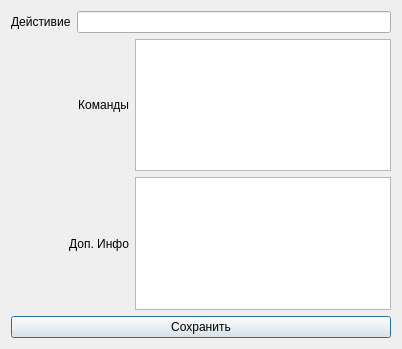
<?xml version="1.0" encoding="UTF-8"?>
<ui version="4.0">
 <class>ActionEditDialog</class>
 <widget class="QDialog" name="ActionEditDialog">
  <property name="geometry">
   <rect>
    <x>0</x>
    <y>0</y>
    <width>402</width>
    <height>349</height>
   </rect>
  </property>
  <property name="windowTitle">
   <string>ActionTable</string>
  </property>
  <layout class="QVBoxLayout" name="verticalLayout">
   <item>
    <layout class="QHBoxLayout" name="horizontalLayout_3">
     <item>
      <widget class="QLabel" name="label">
       <property name="text">
        <string>Дейстивие</string>
       </property>
      </widget>
     </item>
     <item>
      <widget class="QLineEdit" name="lineEdit"/>
     </item>
    </layout>
   </item>
   <item>
    <layout class="QHBoxLayout" name="horizontalLayout_2">
     <item>
      <widget class="QLabel" name="label_2">
       <property name="sizePolicy">
        <sizepolicy hsizetype="Expanding" vsizetype="Expanding">
         <horstretch>0</horstretch>
         <verstretch>0</verstretch>
        </sizepolicy>
       </property>
       <property name="text">
        <string>Команды</string>
       </property>
       <property name="alignment">
        <set>Qt::AlignRight|Qt::AlignTrailing|Qt::AlignVCenter</set>
       </property>
      </widget>
     </item>
     <item>
      <widget class="QTextEdit" name="teComands">
       <property name="sizePolicy">
        <sizepolicy hsizetype="Preferred" vsizetype="Expanding">
         <horstretch>0</horstretch>
         <verstretch>0</verstretch>
        </sizepolicy>
       </property>
      </widget>
     </item>
    </layout>
   </item>
   <item>
    <layout class="QHBoxLayout" name="horizontalLayout">
     <item>
      <widget class="QLabel" name="label_3">
       <property name="sizePolicy">
        <sizepolicy hsizetype="Expanding" vsizetype="Preferred">
         <horstretch>0</horstretch>
         <verstretch>0</verstretch>
        </sizepolicy>
       </property>
       <property name="text">
        <string>Доп. Инфо</string>
       </property>
       <property name="alignment">
        <set>Qt::AlignRight|Qt::AlignTrailing|Qt::AlignVCenter</set>
       </property>
      </widget>
     </item>
     <item>
      <widget class="QTextEdit" name="teNote">
       <property name="sizePolicy">
        <sizepolicy hsizetype="Preferred" vsizetype="Expanding">
         <horstretch>0</horstretch>
         <verstretch>0</verstretch>
        </sizepolicy>
       </property>
      </widget>
     </item>
    </layout>
   </item>
   <item>
    <layout class="QHBoxLayout" name="horizontalLayout_4">
     <item>
      <widget class="QPushButton" name="pbSave">
       <property name="text">
        <string>Сохранить</string>
       </property>
      </widget>
     </item>
    </layout>
   </item>
  </layout>
 </widget>
 <resources/>
 <connections/>
</ui>
